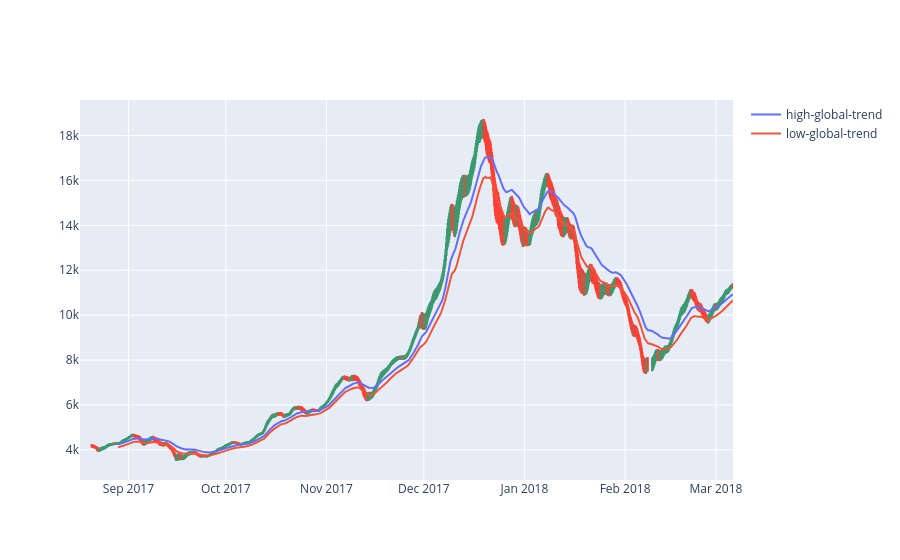

Notebook code for this chart:
### Code cell
first_number_of_rows: int = 1200

candlesticks = go.Candlestick(
    x=ohlc["datetime"].head(first_number_of_rows),
    open=ohlc["open-macro"].head(first_number_of_rows),
    high=ohlc["high-macro"].head(first_number_of_rows),
    low=ohlc["low-macro"].head(first_number_of_rows),
    close=ohlc["close-macro"].head(first_number_of_rows),
    showlegend=False
)

global_trend_lines = []
global_trend_columns = ["high-global-trend", "low-global-trend"]
for global_trend_column in global_trend_columns:
    global_trend = go.Scatter(
        x=ohlc["datetime"].head(first_number_of_rows),
        y=ohlc[global_trend_column].head(first_number_of_rows),
        name=global_trend_column
    )
    global_trend_lines.append(global_trend)

global_trend_lines.append(candlesticks)
figure = go.Figure(data=global_trend_lines)

figure.update_layout(xaxis_rangeslider_visible=False)
figure.show()

### Figure 1 — Plotly figure (JSON) as saved in the notebook; plotly's stock layout.template omitted (floating-point values rounded to 4 significant figures; data arrays with more than 128 entries replaced by an {"elided": "..."} marker saying what was removed)
{"data": [{"name": "high-global-trend", "type": "scatter", "x": {"elided": "1200 str values"}, "y": {"elided": "1200 float values"}}, {"name": "low-global-trend", "type": "scatter", "x": {"elided": "1200 str values"}, "y": {"elided": "1200 float values"}}, {"close": {"elided": "1200 float values"}, "high": {"elided": "1200 float values"}, "low": {"elided": "1200 float values"}, "open": {"elided": "1200 float values"}, "showlegend": false, "type": "candlestick", "x": {"elided": "1200 str values"}}], "layout": {"xaxis": {"rangeslider": {"visible": false}}}}
